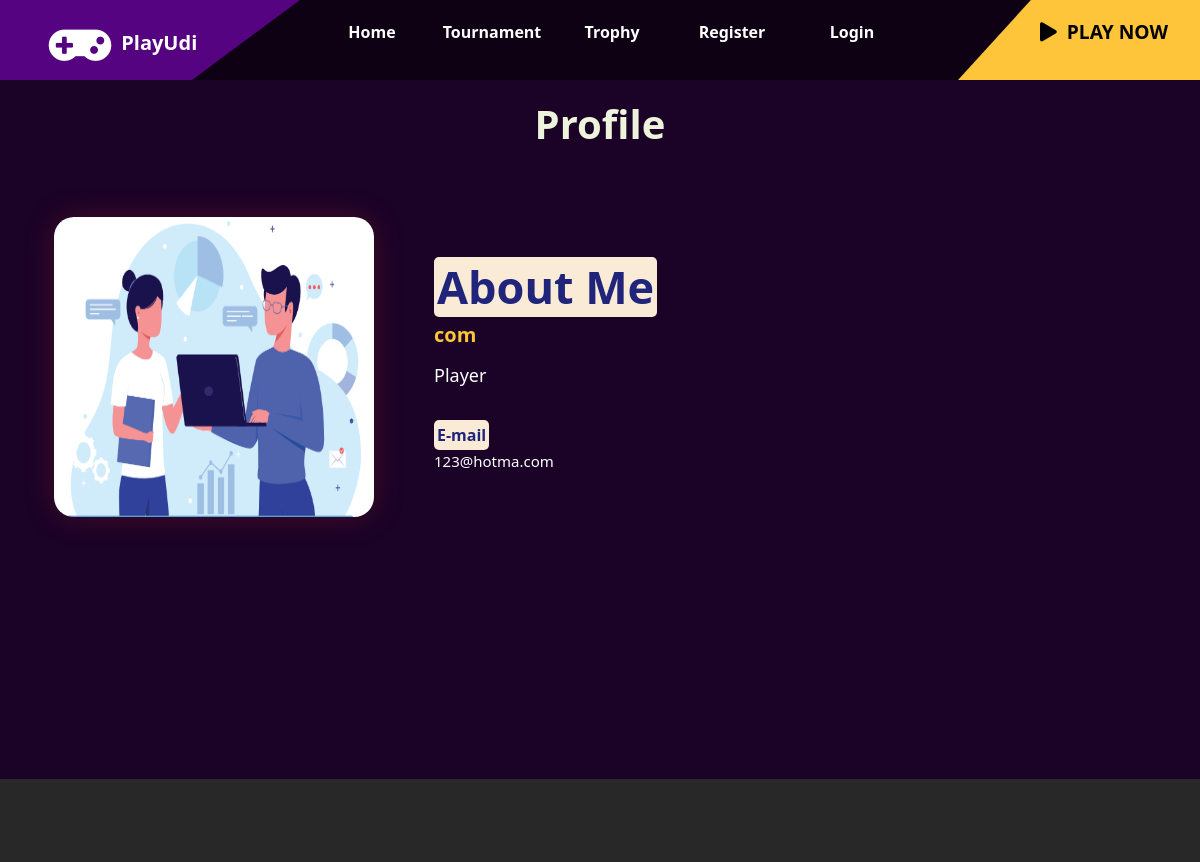
The page /accounts/profile/13/ (upper part) on the database as committed earlier.
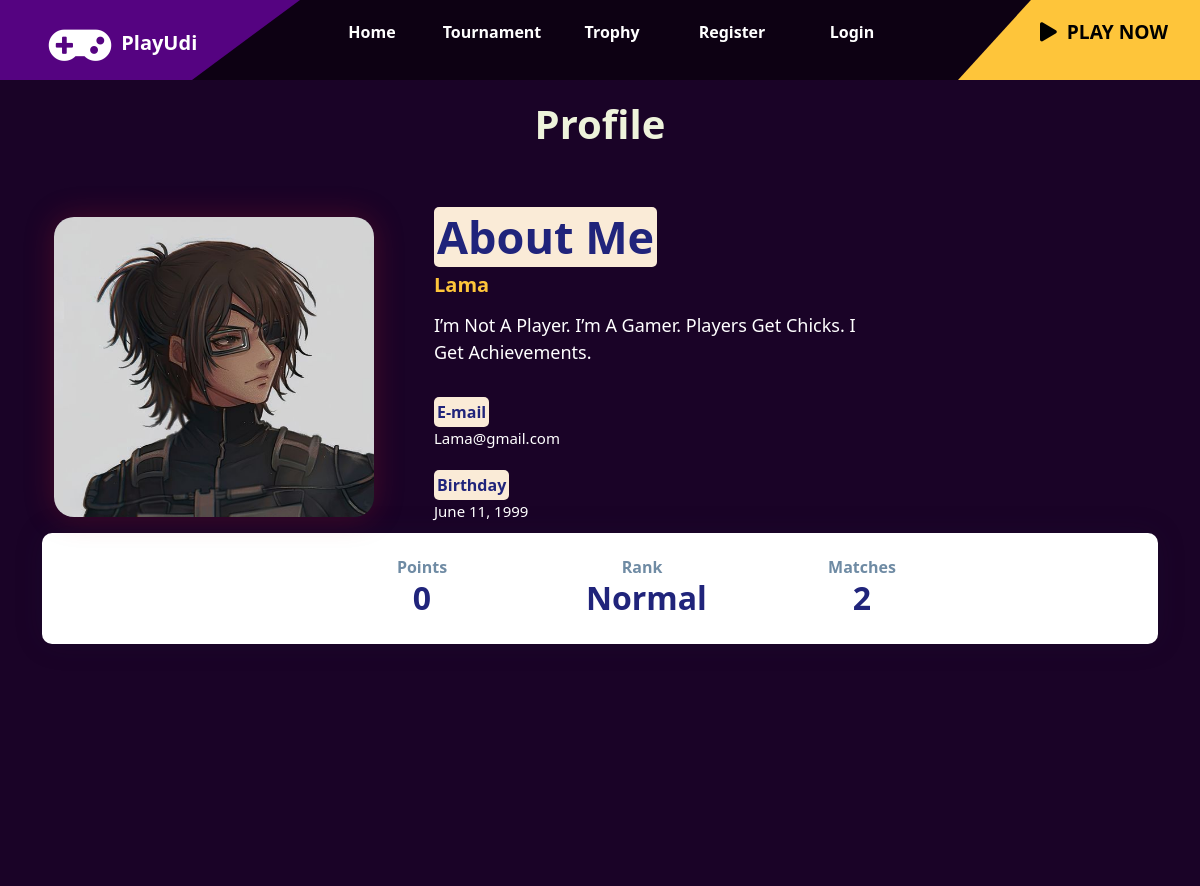
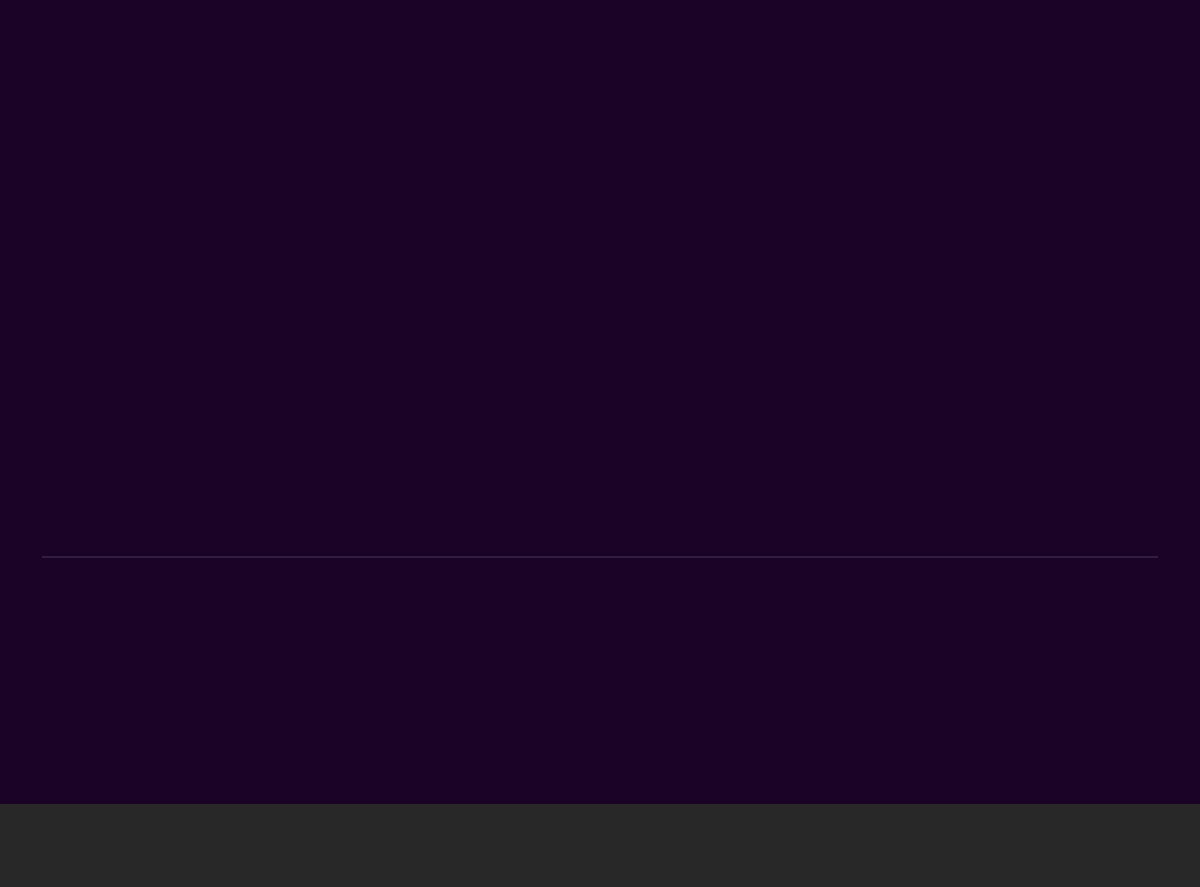
The same page on the database as committed later (2 pictures, top to bottom).
### tournament/models.py (models this page shows, shortened)
class Profile(models.Model):
    user_choices = (("1", "user"), ("2", "company"))
    user_ranks = (("nor", "Normal"),("pro", "Professional"), ('master', "Master"))
    user = models.OneToOneField(User, on_delete=models.CASCADE)
    bio=models.TextField(default="Player")
    birth_date = models.DateField(default="2000-10-10")
    avatar = models.ImageField(upload_to="images/", default="images/default.png")
    states = models.CharField(max_length=160,choices=user_choices, default="1")
    points = models.IntegerField(default=0)
    user_rank = models.CharField(max_length=160,choices=user_ranks, default="nor")

### accounts/views.py (the view)
# urls.py: path('profile/<user_id>/', views.profile_page, name="profile_page"),
def profile_page(request:HttpRequest, user_id):
    profile = Profile.objects.get(user__id=user_id)
    matches = Match.objects.filter(player1=profile).count()
    matches += Match.objects.filter(player2=profile).count()
    trophies = Trophy.objects.filter(winner=profile)
    return render(request, "accounts/profile.html", {"profile" : profile, "trophies":trophies,"matches":matches})

### accounts/templates/accounts/profile.html (shortened to what this page needs)
{% extends 'main/base.html' %}
{% block content %}
<h1 style="display: flex; justify-content: center; margin-top: 20px;">Profile</h1>
<div style="margin-top: -55px;" class="profileBody container ">
    <section class="sectionProfile about-section " id="about">
    <div class="container">
    <div class="row align-items-center flex-row">
        <div class="col-lg-5 py-3">
            <div class="about-avatar">
            <img class="imgProfile" style="width: 320px; height: 300px;" src="{{profile.avatar.url}}" title="" alt="">
            </div>
            </div>
    <div style="margin-left: -85px;" class="col-lg-6">
    <div class="about-text go-to">
    <h3 style="background-color: antiquewhite; width: fit-content; border-radius: 5px; padding: 3px;" class="dark-color">About Me</h3>
    <h6 class="theme-color lead">{{profile.user.username}} </h6>
    <p style="color: white;">{{profile.bio}} </p>
    </div>
    <div class="row about-list">
    <div class="col-md-6">
    <div class="media">
    <label style="background-color: antiquewhite; width: fit-content; border-radius: 5px; padding: 3px;">E-mail</label>
    <p style="color: white;">{{profile.user.email}}</p>
    </div>
</div>
{% if profile.states == '1' %}
    </div>
    <div class="row about-list">
      <div class="col-md-6">
      <div class="media">
      <label style="background-color: antiquewhite; width: fit-content; border-radius: 5px; padding: 3px;">Birthday</label>
      <p style="color: white;">{{profile.birth_date}}</p>
      </div>
      </div>
    </div>
    </div>
  </div>
    </div>
    <div class="ps-5 counter ">
      <div class="ps-5 ">
        <div class="ps-5">
          <div class="ps-5">
    <div class="ps-5 row ">
    <div class="ps-5 col-lg-3">
    <div class="ps-5 text-center">
      <p class="m-0px font-w-600">Points</p>
    <h6 class="count h2" data-to="500" data-speed="500">{{profile.points}}</h6>
    </div>
    </div>
    <div class="ps-5 col-lg-3">
    <div class="ps-5 text-center">
      <p class="m-0px font-w-600">Rank</p>
    <h6 class="count h2" data-to="150" data-speed="150 {{ profile.user_rank }}">{{profile.get_user_rank_display}}</h6>
  </div>
    </div>
    <div class="ps-5 col-lg-3">
      <div class="ps-5 text-center">
        <p class="m-0px font-w-600">Matches</p>
      <h6 class="count h2" data-to="500" data-speed="500">{{matches}}</h6>
      </div>
      </div>
    </div>
    </div>
    </div>
    </div>
    </div>
    <section id="services" class="full-height px-lg-5">
      <div class="containerrr">
        <div  class="row pb-4" data-aos="fade-up">
        </div>
        <div class="row gy-4">
  {%endif%}
          </div>
    </section>
    <div class="profileDetails py-3 container">
       </div>
        </div>
{% endblock%}

Rows that differ between the two databases and show on the page:
no longer on this page (row edited): Profile: avatar (placeholder picture), user.username "com", bio "Player", user.email "123@hotma.com"
now on this page (row edited): Profile: avatar (picture), user.username "Lama", bio "I’m Not A Player. I’m A Gamer. Players Get Chicks. I Get Achievements.", user.email "Lama@gmail.com", birth_date "June 11, 1999", points "0", user_rank "Normal"
Other text that changed with them:
{{ matches }}: (not shown) → "2"
text now shown: "Birthday Points Rank Matches"
